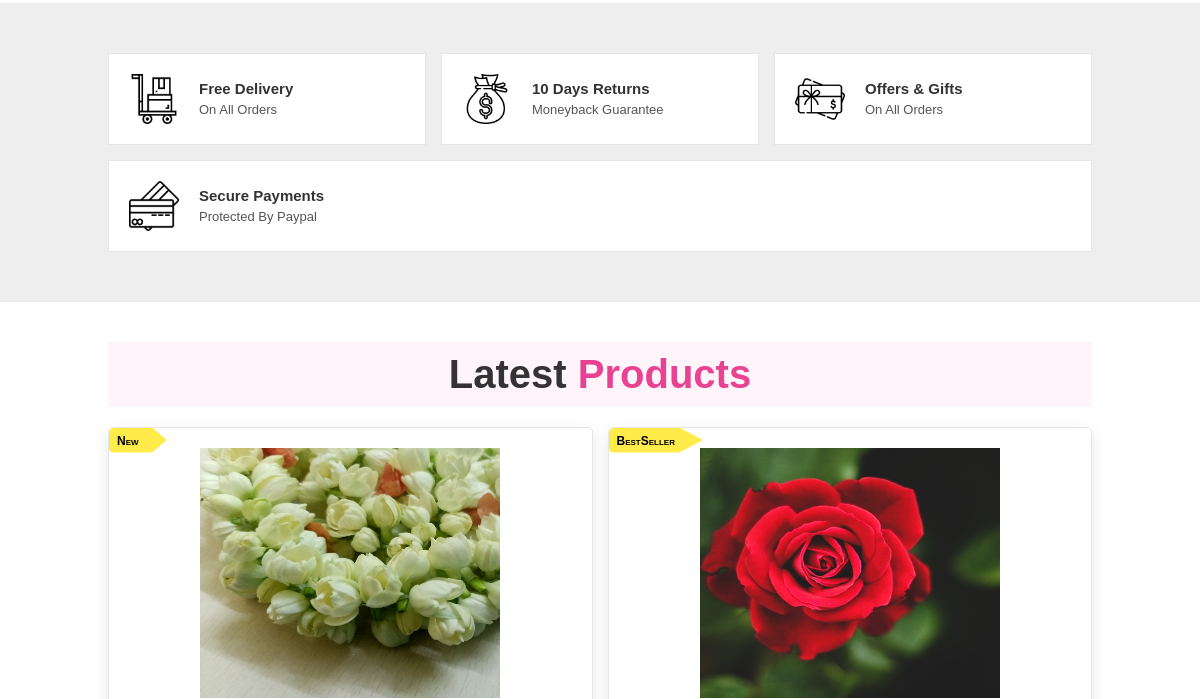
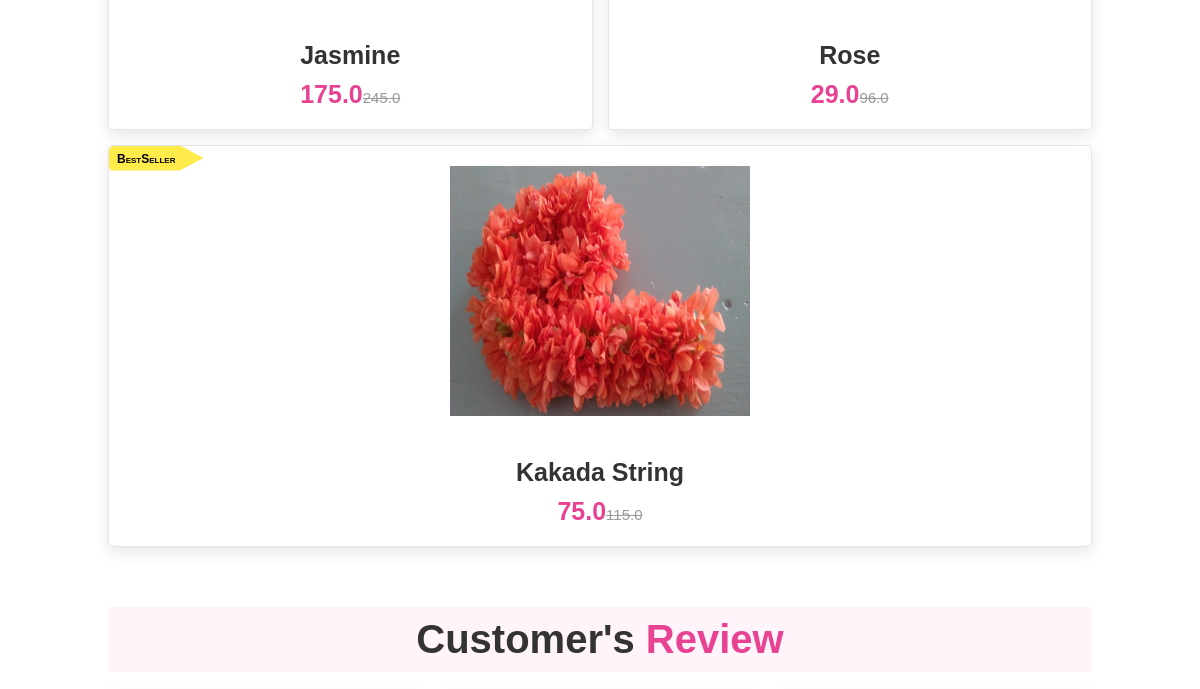
The app's page / (middle part), older data (2 pictures, top to bottom).
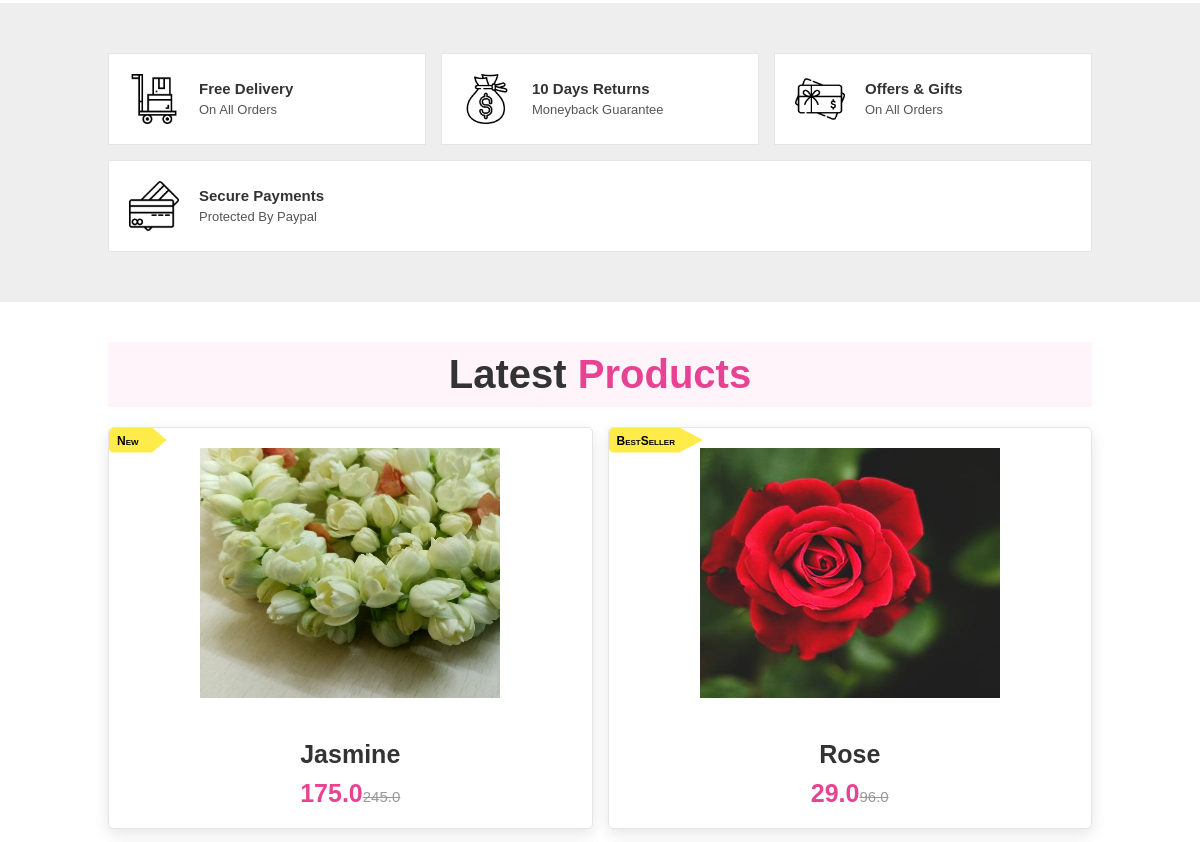
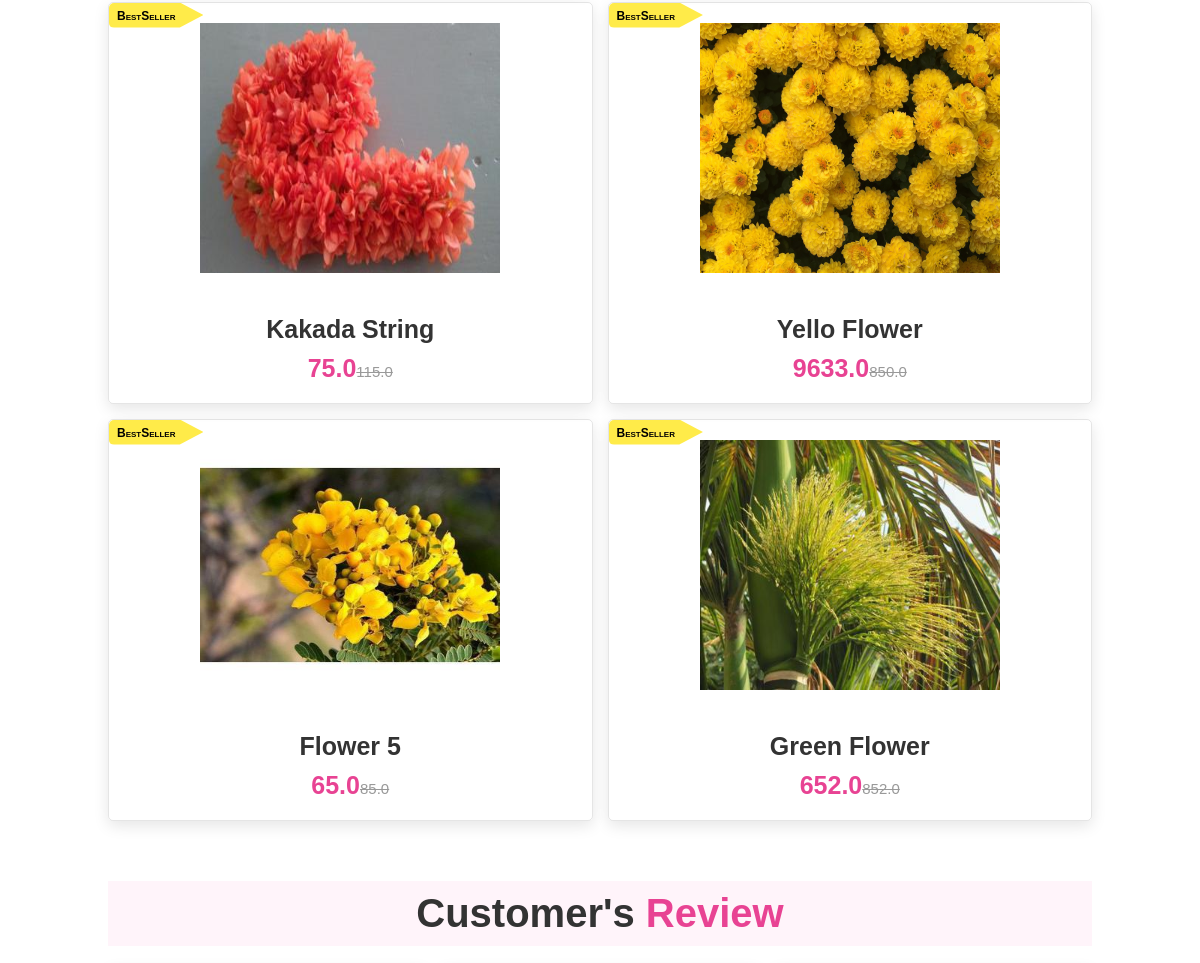
The same page, newer data (2 pictures, top to bottom).
### core/models.py (models this page shows, shortened)
class Item(models.Model):
    flower_name = models.CharField(max_length=100, default="")
    price = models.FloatField()
    discount_price = models.FloatField(blank=True, null=True)
    description = models.TextField()
    category = models.ForeignKey(Category, on_delete=models.CASCADE)
    label = models.CharField(choices=label_choices,
                             default="", max_length=2, blank=True, null=True)
    item_image = models.ImageField(
        upload_to="uploads/", default='/images/no-image.jpg')
    is_auctioned = models.BooleanField(default=False)
    class Meta:
        verbose_name_plural = 'Items'
    def get_absolute_url(self):
        return reverse("core:Detail-view", kwargs={"pk": self.pk})
    def get_add_to_cart_url(self):
        return reverse("core:add-to-cart", kwargs={'pk': self.pk})

### core/views.py (the view)
# urls.py: path("", HomePage.as_view(), name="Home-Page"),
class HomePage(ListView):
    model = Item
    context_object_name = 'Flowers'
    template_name = "index.html"

### core/templatetags/cart_tags.py (called while the page is built)
@register.filter
def cart_item_count(user):
    if user.is_authenticated:
        items = CartItem.objects.filter(user=user, ordered=False)
        if items.exists():
            return items[0].item.count()
    else:
        return 0

### Templates/index.html (shortened to what this page needs)
{% extends 'base.html' %}
{% load static %}
{% block content %}
  <section class="icons-container">
    <div class="icons">
      <img src={% static '/images/icon-1.png' %} alt="" />
      <div class="info">
        <h3>free delivery</h3>
        <span>on all orders</span>
      </div>
    </div>
    <div class="icons">
      <img src={% static '/images/icon-2.png' %} alt="" />
      <div class="info">
        <h3>10 days returns</h3>
        <span>moneyback guarantee</span>
      </div>
    </div>
    <div class="icons">
      <img src={% static '/images/icon-3.png' %} alt="" />
      <div class="info">
        <h3>offers & gifts</h3>
        <span>on all orders</span>
      </div>
    </div>
    <div class="icons">
      <img src={% static '/images/icon-4.png' %} alt="" />
      <div class="info">
        <h3>secure payments</h3>
        <span>protected by paypal</span>
      </div>
    </div>
  </section>
  <section class="products" id="products">
    <h1 class="heading">latest <span>products</span></h1>
    <div class="box-container">
      {% for Flower in Flowers %}
      <div class="box">
        {% if Flower.label %}
          <span class="discount">{{Flower.get_label_display}}</span>
        {% endif %}
        <div class="image">
          <a href="{{Flower.get_absolute_url}}"><img src=/media/{{Flower.item_image}} alt="{{Flower.flower_name}}"/></a>
        </div>
        <div class="content">
          <h3>{{Flower.flower_name}}</h3>
          <div class="price">{{Flower.discount_price}}<span>{{Flower.price}}</span></div>
        </div>
      </div>
      {% endfor %}
    </div>
  </section>
  <section class="review" id="review">
    <h1 class="heading">customer's <span>review</span></h1>
  </section>
{% endblock %}

Row changes from the older to the newer data that the page shows:
changed Item "Rose": item_image: a different picture
changed Item "Kakada String": item_image: a different picture
added Item: label "BestSeller", item_image (picture), flower_name "Yello Flower", discount_price "9633.0", price "850.0"
added Item: label "BestSeller", item_image (picture), flower_name "Flower 5", discount_price "65.0", price "85.0"
added Item: label "BestSeller", item_image (picture), flower_name "Green Flower", discount_price "652.0", price "852.0"
